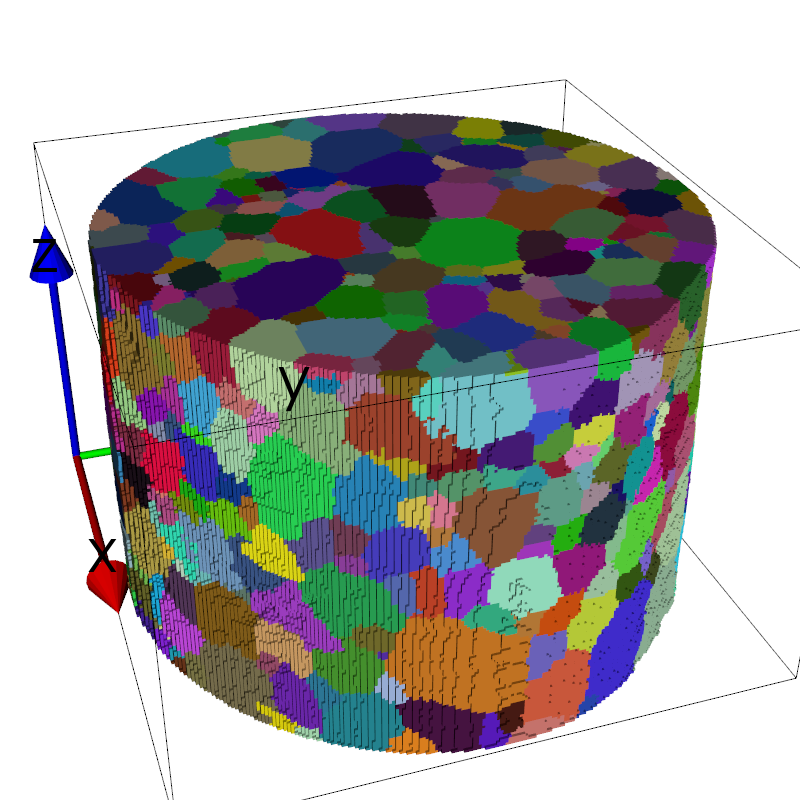

Source code (Python):
#!/usr/bin/env python
import os, vtk
from pymicro.view.scene3d import Scene3D
from pymicro.file.file_utils import HST_read
from pymicro.view.vtk_utils import show_grains, box_3d, axes_actor, setup_camera, show_grains

if __name__ == '__main__':
  '''
  Create a 3d scene showing the grain map of a polycrystal. Each grain 
  is colored with a random color.
  '''

  # create the 3D scene
  base_name = os.path.splitext(__file__)[0]
  s3d = Scene3D(display=False, ren_size=(800,800), name=base_name)

  data_dir = '../data'
  scan_name = 'pure_Ti_216x216x141_uint16.raw'
  scan_path = os.path.join(data_dir, scan_name)
  data = HST_read(scan_path, autoparse_filename=True)
  size = data.shape
  print 'done reading, volume size is ', size

  # add all the grains
  grains = show_grains(data)
  s3d.add(grains)

  # add outline
  outline = box_3d(size=size, line_color=(0., 0., 0.))
  s3d.add(outline)

  # add axes actor
  axes = axes_actor(0.5*size[0], fontSize=60)
  s3d.add(axes);

  cam = setup_camera(size=(size))
  cam.SetPosition(2.0*size[0], 0.0*size[1], 2.0*size[2])
  cam.Dolly(0.75)
  s3d.set_camera(cam)
  s3d.render()

  # thumbnail for the image gallery
  from matplotlib import image
  image_name = base_name + '.png'
  image.thumbnail(image_name, 'thumb_' + image_name, 0.2)
